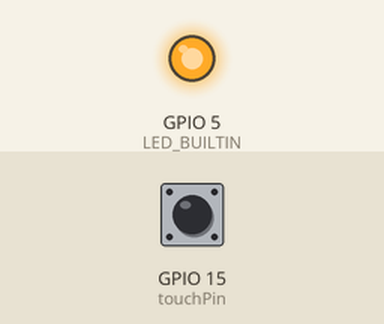
Recording of a sketch running on a simulated ESP32. On the bench: output pins drawn as LEDs (lit = HIGH). The inputs (shaded band) are chosen by the test bench; at power-on: GPIO 15 (touchPin) HIGH.

Above: at 1.2 s.
1.3 s: GPIO 15 (touchPin) pulled LOW for 0.15 s
At 1.4 s:
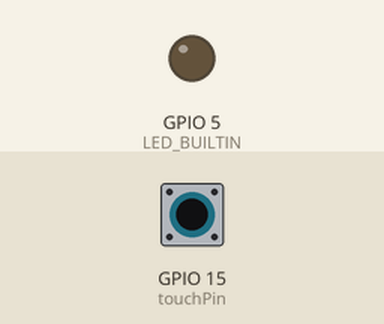
3.0 s: GPIO 15 (touchPin) pulled LOW for 3.2 s
At 7.6 s:
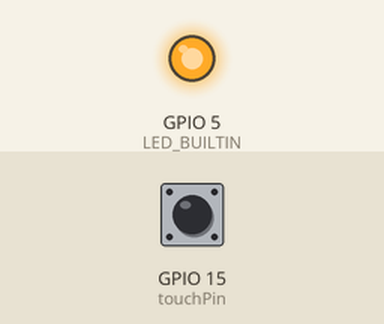
Timing chart, 0 to 9.1 s (numbered marks = the images above; inputs shaded):
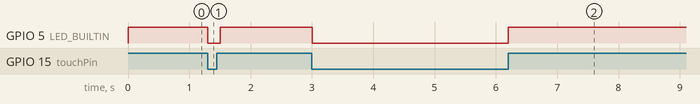

The sketch:

touch-2.ino
```cpp
#define LED_BUILTIN 5    // 請自行修改內建的LED接腳
const byte touchPin = 15;   // 觸控腳
const int threshold = 20;    // 觸控臨界值
int touchValue;

void setup(){
  pinMode (LED_BUILTIN, OUTPUT);
}

void loop(){
  touchValue = touchRead(touchPin);  // 讀取觸控腳的值

  if (touchValue < threshold) {
    digitalWrite(LED_BUILTIN, LOW);
  } else{
    digitalWrite(LED_BUILTIN, HIGH);
  }
  delay(100);
}
```

Measured:
- after the input at 1.3 s, GPIO 5 (LED_BUILTIN): HIGH → LOW at once, → HIGH 0.20 s later
- after the input at 3.0 s, GPIO 5 (LED_BUILTIN): HIGH → LOW at once, → HIGH 3.2 s later
